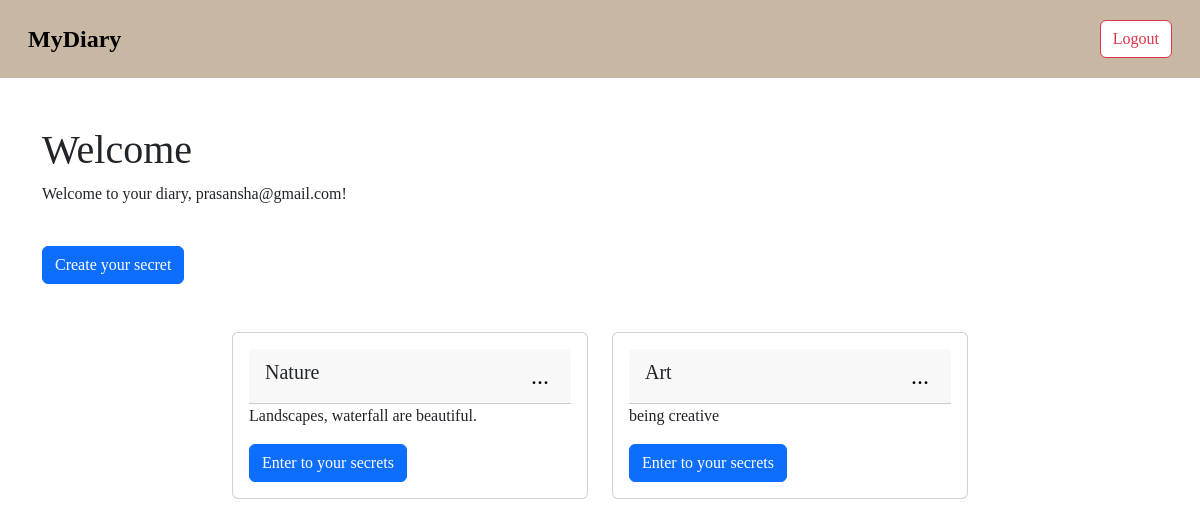
The app's page /pages/index.php (signed in) with its own data.
### tables this page shows
CREATE TABLE `diaries` (
  `id` int(11) NOT NULL,
  `user_id` int(11) DEFAULT NULL,
  `title` varchar(100) NOT NULL,
  `description` text DEFAULT NULL
);

### pages/diaries.php (the view, shortened to what this page needs)
<?php
require_once('../config/db.php');
?>
<?php
$user_id = $_SESSION['user_id'];
$query = "SELECT id, user_id, title, description FROM diaries WHERE user_id = $user_id";
$result = mysqli_query($con, $query);
if ($result) {
    echo '<div class="container">';
    echo '<div class="row justify-content-center mt-5">';
    while ($row = mysqli_fetch_assoc($result)) {
        $id = $row['id'];
        $title = $row['title'];
        $description = $row['description'];
        echo '<div class="col-md-4 diary-entry" data-id="'. $id .'">';
        echo '<div class="card mb-3">';
        echo '<div class="card-body">';
        echo '<div class="card-header">';
        echo '<h5 class="card-title editable" data-id="'. $id .'" data-field="title">'. $title .'</h5>';
        echo '<div class="dropdown">';
        echo '<button class="dropbtn">...</button>';
        echo '</div>';
        echo '</div>';
        echo '<p class="card-text editable" data-id="'. $id .'" data-field="description">'.$description.'</p>';
        echo '<a href="entries.php?diary_id='.urlencode($id).'" class="btn btn-primary">Enter to your secrets</a>';
        echo '</div>';
        echo '</div>';
        echo '</div>';
    }
    echo '</div>';
    echo '</div>';
} else {
    echo "Error: " . mysqli_error($con);
}
?>
<link rel="stylesheet"href="../style/diaries.css">

### style/navbar.css (style rules this page uses)
body { font-family: 'Times New Roman', Times, serif; }

### style/diaries.css (style rules this page uses)
body { font-family: 'Times New Roman', Times, serif; }
.card-header { display: flex; justify-content: space-between; align-items: center; }
.dropbtn { background-color: transparent; border: none; cursor: pointer; font-size: 24px; }
.dropdown { position: relative; display: inline-block; }

### records on screen
diaries: title "Nature", description "Landscapes, waterfall are beautiful."
diaries: title "Art", description "being creative"

### other values on screen
$_SESSION['email'] "prasansha@gmail.com"
